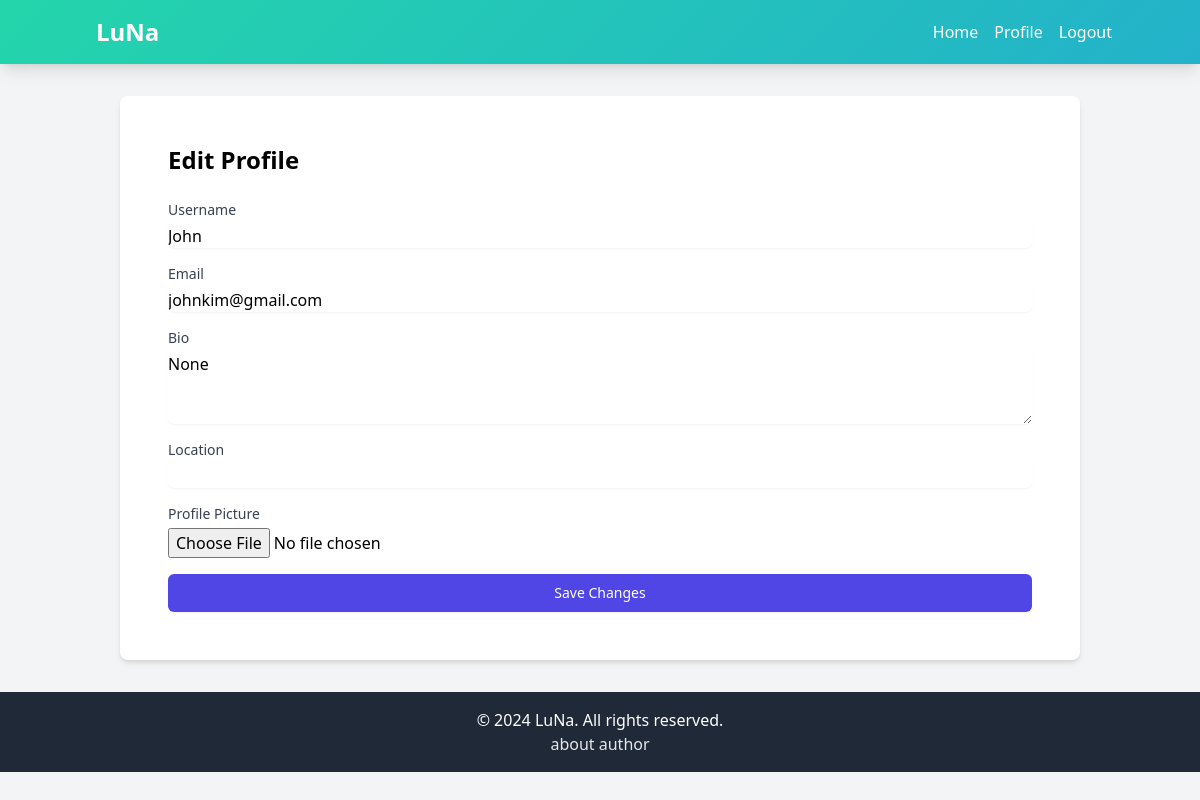
/edit_profile (signed in), run on an earlier commit of the app's database.
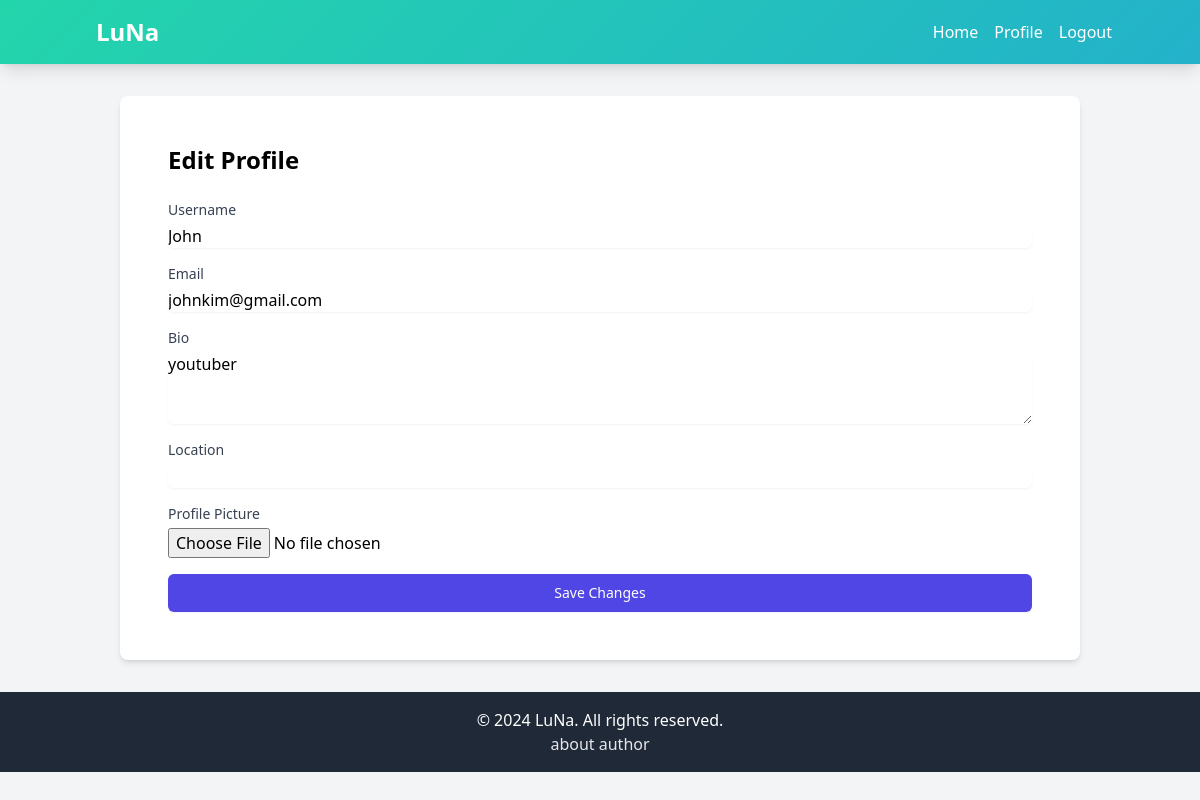
And on a later commit of the database.
### models.py (models this page shows, shortened)
class User(UserMixin, db.Model):  # Ensure UserMixin is extended
    id = db.Column(db.Integer, primary_key=True)
    username = db.Column(db.String(80), unique=True, nullable=False, index=True)
    email = db.Column(db.String(120), unique=True, nullable=False, index=True)
    password_hash = db.Column(db.String(128), nullable=False)
    profile_picture = db.Column(db.String(120), default='default.jpg')
    bio = db.Column(db.Text)
    date_joined = db.Column(db.DateTime, default=lambda: datetime.now(pytz.timezone('Africa/Nairobi')))
    posts = db.relationship('Post', backref='author', lazy='dynamic', cascade="all, delete-orphan")
    comments = db.relationship('Comment', backref='author', lazy='dynamic', cascade="all, delete-orphan")
    followed = db.relationship(
        'User',
        secondary=followers,
        primaryjoin=id == followers.c.follower_id,
        secondaryjoin=id == followers.c.followed_id,
        backref=db.backref('followers', lazy='dynamic'),
        lazy='dynamic'
    )

### prof.py (the view, shortened to what this page needs)
@profile.route('/edit_profile', methods=['GET', 'POST'])
@login_required
def edit_profile():
    return render_template('edit_profile.html', user=current_user)

### app.py (called while the page is built)
@login_manager.user_loader
def load_user(user_id):
    return User.query.get(int(user_id))

@app.before_request
def make_session_permanent():
    session.permanent = True
    app.permanent_session_lifetime = timedelta(days=30)

@app.before_request
def make_session_permanent():
    session.permanent = True
    app.permanent_session_lifetime = timedelta(days=30)

### templates/edit_profile.html (shortened to what this page needs)
<!DOCTYPE html>
<html lang="en">
<head>
    <script src="https://cdn.tailwindcss.com"></script>
</head>
<body class="bg-gray-100">
    <nav class="gradient-bg p-4 shadow-lg">
        <div class="container mx-auto flex justify-between items-center">
            <a href="{{ url_for('index') }}" class="text-white text-2xl font-bold flex items-center">
                LuNa
            </a>
            <div class="flex space-x-4">
                <a href="{{ url_for('index') }}" class="text-white hover:text-gray-200 transition duration-300">Home</a>
                <a href="{{ url_for('user_profile', username=current_user.username) }}" class="text-white hover:text-gray-200 transition duration-300">Profile</a>
                <a href="{{ url_for('logout') }}" class="text-white hover:text-gray-200 transition duration-300">Logout</a>
            </div>
        </div>
    </nav>
    <main class="container mx-auto mt-8 px-4 sm:px-6 lg:px-8">
        <div class="bg-white rounded-lg shadow-md p-6 sm:p-8 md:p-10 lg:p-12">
            <h1 class="text-2xl font-bold mb-6">Edit Profile</h1>
            <form action="{{ url_for('prof.edit_profile') }}" method="POST" enctype="multipart/form-data" class="space-y-4">
                <div>
                    <label for="username" class="block text-sm font-medium text-gray-700">Username</label>
                    <input type="text" name="username" id="username" value="{{ current_user.username }}" class="mt-1 block w-full rounded-md border-gray-300 shadow-sm focus:border-indigo-300 focus:ring focus:ring-indigo-200 focus:ring-opacity-50">
                </div>
                <div>
                    <label for="email" class="block text-sm font-medium text-gray-700">Email</label>
                    <input type="email" name="email" id="email" value="{{ current_user.email }}" class="mt-1 block w-full rounded-md border-gray-300 shadow-sm focus:border-indigo-300 focus:ring focus:ring-indigo-200 focus:ring-opacity-50">
                </div>
                <div>
                    <label for="bio" class="block text-sm font-medium text-gray-700">Bio</label>
                    <textarea name="bio" id="bio" rows="3" class="mt-1 block w-full rounded-md border-gray-300 shadow-sm focus:border-indigo-300 focus:ring focus:ring-indigo-200 focus:ring-opacity-50">{{ current_user.bio }}</textarea>
                </div>
                <div>
                    <label for="location" class="block text-sm font-medium text-gray-700">Location</label>
                    <input type="text" name="location" id="location" value="{{ current_user.location }}" class="mt-1 block w-full rounded-md border-gray-300 shadow-sm focus:border-indigo-300 focus:ring focus:ring-indigo-200 focus:ring-opacity-50">
                </div>
                <div>
                    <label for="profile_picture" class="block text-sm font-medium text-gray-700">Profile Picture</label>
                    <input type="file" name="profile_picture" id="profile_picture" accept="image/*" class="mt-1 block w-full">
                </div>
                <div>
                    <button type="submit" class="w-full flex justify-center py-2 px-4 border border-transparent rounded-md shadow-sm text-sm font-medium text-white bg-indigo-600 hover:bg-indigo-700 focus:outline-none focus:ring-2 focus:ring-offset-2 focus:ring-indigo-500">
                        Save Changes
                    </button>
                </div>
            </form>
        </div>
    </main>
    <footer class="bg-gray-800 flex flex-col text-white py-4 mt-8">
        <div class="container mx-auto text-center">
            © 2024 LuNa. All rights reserved.
            <a href="https://my-websit.onrender.com/" class=" flex flex-col text-gray-200">about author</a>
        </div>
    </footer>
</body>
</html>

What changed in the data, as far as the page shows it:
changed User "John": bio "None" → "youtuber"
